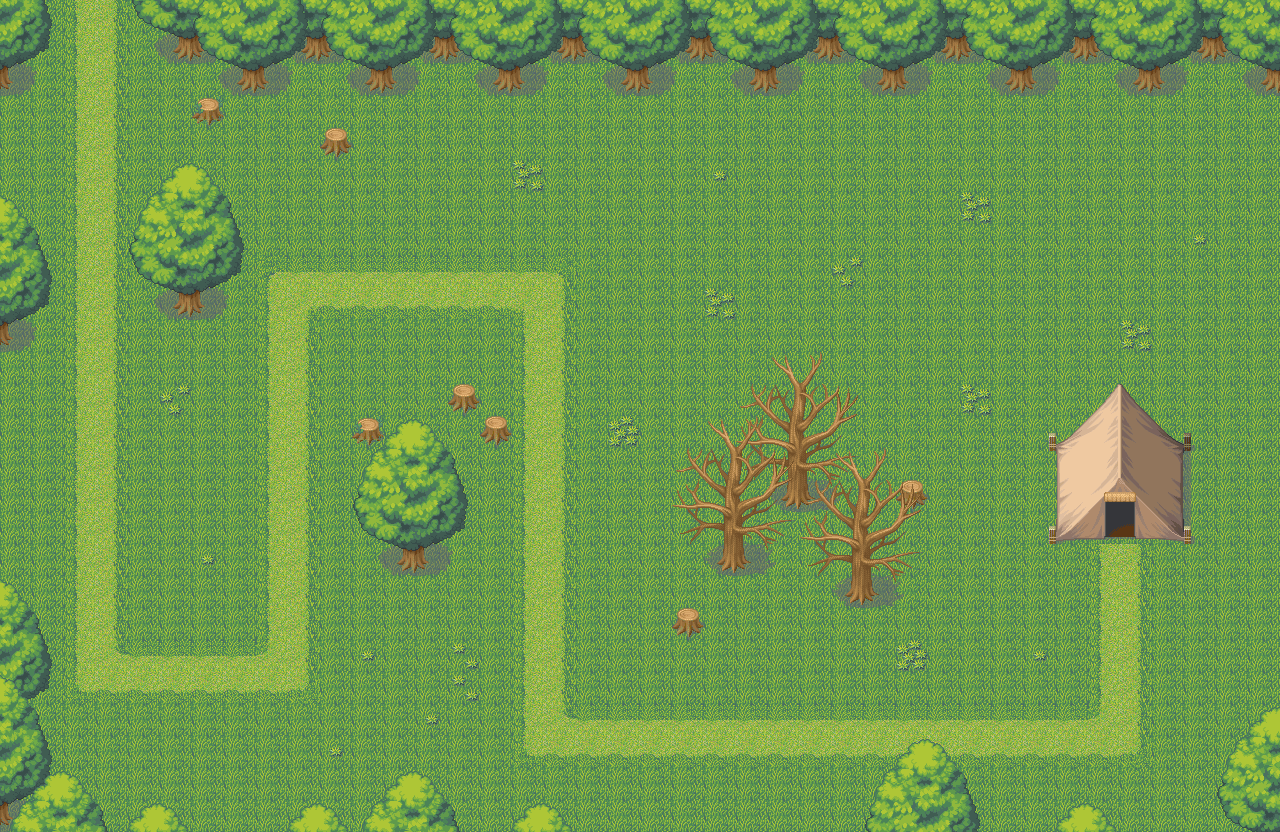

This game map was drawn from its Tiled (.tmx) file and the tilesets committed beside it. A one-line description and the trimmed map source follow:
An orthogonal 40x26 tile map with 32x32 px tiles, 3 tile layers (块层 1, 块层 2, 块层 3) and 107 objects (106x Pos, Path_001).

<map version="1.0" orientation="orthogonal" renderorder="right-down" width="40" height="26" tilewidth="32" tileheight="32" nextobjectid="162">
 <properties>
  <property name="WaveCount" type="int" value="4" />
 </properties>
 <tileset firstgid="1" name="001-Grassland01" tilewidth="32" tileheight="32" tilecount="144" columns="8">
  <image source="texture_001.png" trans="ffffff" width="256" height="576" />
 </tileset>
 <layer name="块层 1" width="40" height="26">
  <data>[1040 cells, 1040 non-empty, 2 distinct tile ids]</data>
 </layer>
 <layer name="块层 2" width="40" height="26">
  <data>[1040 cells, 368 non-empty, 89 distinct tile ids]</data>
 </layer>
 <layer name="块层 3" width="40" height="26">
  <data>[1040 cells, 209 non-empty, 40 distinct tile ids]</data>
 </layer>
 <objectgroup name="TowerPos" visible="0">
  <properties>
   <property name="TowerPosHeight" type="float" value="64" />
   <property name="TowerPosWidth" type="float" value="64" />
  </properties>
  <object id="5" name="Pos" x="64" y="704" width="64" height="64" />
  <object id="6" name="Pos" x="192" y="448" width="64" height="64" />
  <object id="7" name="Pos" x="192" y="512" width="64" height="64" />
  <object id="11" name="Pos" x="640" y="256" width="64" height="64" />
  <object id="12" name="Pos" x="1088" y="320" width="64" height="64" />
  <object id="13" name="Pos" x="1152" y="320" width="64" height="64" />
  <object id="14" name="Pos" x="576" y="448" width="64" height="64" />
  <object id="15" name="Pos" x="192" y="384" width="64" height="64" />
  <object id="16" name="Pos" x="1216" y="448" width="64" height="64" />
  <object id="17" name="Pos" x="1216" y="384" width="64" height="64" />
  <object id="18" name="Pos" x="1216" y="320" width="64" height="64" />
  <object id="20" name="Pos" x="1088" y="256" width="64" height="64" />
  <object id="21" name="Pos" x="448" y="320" width="64" height="64" />
  <object id="22" name="Pos" x="1152" y="256" width="64" height="64" />
  <object id="23" name="Pos" x="192" y="704" width="64" height="64" />
  <object id="24" name="Pos" x="256" y="704" width="64" height="64" />
  <object id="25" name="Pos" x="192" y="576" width="64" height="64" />
  <object id="26" name="Pos" x="320" y="640" width="64" height="64" />
  <object id="27" name="Pos" x="320" y="704" width="64" height="64" />
  <object id="28" name="Pos" x="640" y="640" width="64" height="64" />
  <object id="29" name="Pos" x="576" y="640" width="64" height="64" />
  <object id="30" name="Pos" x="1216" y="512" width="64" height="64" />
  <object id="32" name="Pos" x="704" y="256" width="64" height="64" />
  <object id="37" name="Pos" x="576" y="512" width="64" height="64" />
  <object id="38" name="Pos" x="960" y="512" width="64" height="64" />
  <object id="41" name="Pos" x="640" y="320" width="64" height="64" />
  <object id="42" name="Pos" x="576" y="320" width="64" height="64" />
  <object id="43" name="Pos" x="384" y="640" width="64" height="64" />
  <object id="44" name="Pos" x="448" y="704" width="64" height="64" />
  <object id="45" name="Pos" x="384" y="704" width="64" height="64" />
  <object id="46" name="Pos" x="320" y="576" width="64" height="64" />
  <object id="47" name="Pos" x="384" y="576" width="64" height="64" />
  <object id="48" name="Pos" x="704" y="640" width="64" height="64" />
  <object id="49" name="Pos" x="448" y="576" width="64" height="64" />
  <object id="50" name="Pos" x="768" y="640" width="64" height="64" />
  <object id="51" name="Pos" x="448" y="640" width="64" height="64" />
  <object id="52" name="Pos" x="768" y="256" width="64" height="64" />
  <object id="54" name="Pos" x="128" y="384" width="64" height="64" />
  <object id="57" name="Pos" x="128" y="320" width="64" height="64" />
  <object id="58" name="Pos" x="128" y="704" width="64" height="64" />
  <object id="60" name="Pos" x="1024" y="576" width="64" height="64" />
  <object id="61" name="Pos" x="960" y="576" width="64" height="64" />
  <object id="62" name="Pos" x="384" y="192" width="64" height="64" />
  <object id="63" name="Pos" x="512" y="192" width="64" height="64" />
  <object id="64" name="Pos" x="256" y="192" width="64" height="64" />
  <object id="65" name="Pos" x="704" y="192" width="64" height="64" />
  <object id="67" name="Pos" x="1024" y="320" width="64" height="64" />
  <object id="68" name="Pos" x="640" y="192" width="64" height="64" />
  <object id="69" name="Pos" x="576" y="192" width="64" height="64" />
  <object id="70" name="Pos" x="320" y="192" width="64" height="64" />
  <object id="71" name="Pos" x="896" y="384" width="64" height="64" />
  </objectgroup>
 <objectgroup name="Path">
  <!-- 1 objects omitted --></objectgroup>
 <objectgroup name="Wave001" visible="0">
  <properties>
   <property name="m001" value="1 0 1.0" />
   <property name="m002" value="1 0 1.0" />
   <property name="m003" value="1 0 1.0" />
   <property name="m004" value="1 0 1.0" />
   <property name="m005" value="1 0 1.0" />
   <property name="m006" value="1 0 1.0" />
   <property name="m007" value="1 0 1.0" />
   <property name="m008" value="1 0 1.0" />
   <property name="m009" value="1 0 1.0" />
   <property name="m010" value="1 0 1.0" />
   <property name="momsterCount" type="int" value="10" />
   <property name="waveTime" type="float" value="30" />
  </properties>
 </objectgroup>
 <objectgroup name="Wave002" visible="0">
  <properties>
   <property name="m001" value="1 0 1.0" />
   <property name="m002" value="1 0 1.0" />
   <property name="m003" value="1 0 1.0" />
   <property name="m004" value="1 0 1.0" />
   <property name="m005" value="1 0 1.0" />
   <property name="m006" value="1 0 1.0" />
   <property name="m007" value="1 0 1.0" />
   <property name="m008" value="1 0 1.0" />
   <property name="m009" value="1 0 1.0" />
   <property name="m010" value="1 0 1.0" />
   <property name="momsterCount" type="int" value="10" />
   <property name="waveTime" type="int" value="30" />
  </properties>
 </objectgroup>
 <objectgroup name="Wave003" visible="0">
  <properties>
   <property name="m001" value="1 0 0.75" />
   <property name="m002" value="1 0 0.75" />
   <property name="m003" value="1 0 0.75" />
   <property name="m004" value="1 0 0.75" />
   <property name="m005" value="1 0 0.75" />
   <property name="m006" value="1 0 0.75" />
   <property name="m007" value="1 0 0.75" />
   <property name="m008" value="1 0 0.75" />
   <property name="m009" value="1 0 0.75" />
   <property name="m010" value="1 0 0.75" />
   <property name="m011" value="1 0 0.75" />
   <property name="m012" value="1 0 0.75" />
   <property name="m013" value="1 0 0.75" />
   <property name="m014" value="1 0 0.75" />
   <property name="m015" value="1 0 0.75" />
   <property name="momsterCount" type="int" value="15" />
   <property name="waveTime" type="int" value="45" />
  </properties>
 </objectgroup>
 <objectgroup name="Wave004" visible="0">
  <properties>
   <property name="m001" value="1 0 0.75" />
   <property name="m002" value="1 0 0.75" />
   <property name="m003" value="1 0 0.75" />
   <property name="m004" value="1 0 0.75" />
   <property name="m005" value="1 0 0.75" />
   <property name="m006" value="1 0 0.75" />
   <property name="m007" value="1 0 0.75" />
   <property name="m008" value="1 0 0.75" />
   <property name="m009" value="1 0 0.75" />
   <property name="m010" value="1 0 0.75" />
   <property name="m011" value="1 0 0.75" />
   <property name="m012" value="1 0 0.75" />
   <property name="m013" value="1 0 0.75" />
   <property name="m014" value="1 0 0.75" />
   <property name="m015" value="1 0 0.75" />
   <property name="momsterCount" type="int" value="15" />
   <property name="waveTime" type="int" value="45" />
  </properties>
 </objectgroup>
</map>
<!-- 56 of 107 objects omitted -->